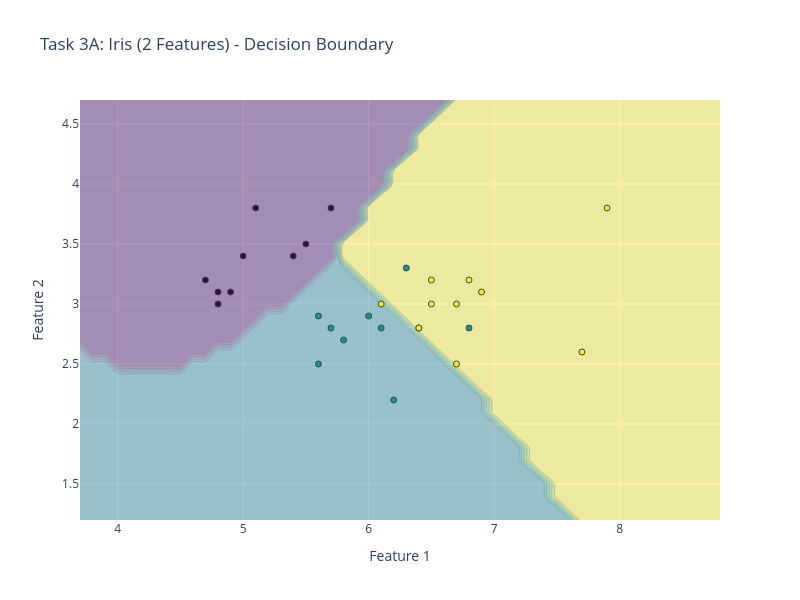
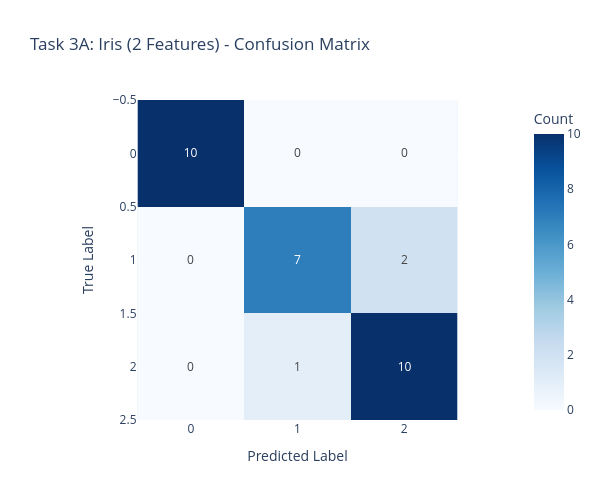

The cell these charts' notebook holds for them, in order:
### Markdown cell above
Iris Dataset (2 Sepal Features)

### Code cell
iris = load_iris()
X_iris = iris.data
y_iris = iris.target

#(Sepal Length, Sepal Width)
X_iris_2d = X_iris[:, :2]
X_train_2d, X_test_2d, y_train_2d, y_test_2d = train_test_split(X_iris_2d, y_iris, test_size=0.2, random_state=42)
#train
gnb_iris_2d = GaussianNBClassifier()
gnb_iris_2d.fit(X_train_2d, y_train_2d)

y_pred_2d = gnb_iris_2d.predict(X_test_2d)
plot_results(X_test_2d, y_test_2d, y_pred_2d, gnb_iris_2d, "Task 3A: Iris (2 Features)")

### Figure 1 — Plotly figure (JSON) as saved in the notebook; plotly's stock layout.template omitted (floating-point values rounded to 4 significant figures; data arrays with more than 128 entries replaced by an {"elided": "..."} marker saying what was removed)
{"data": [{"colorscale": [[0, "#440154"], [0.1111, "#482878"], [0.2222, "#3e4989"], [0.3333, "#31688e"], [0.4444, "#26828e"], [0.5556, "#1f9e89"], [0.6667, "#35b779"], [0.7778, "#6ece58"], [0.8889, "#b5de2b"], [1, "#fde725"]], "opacity": 0.4, "showscale": false, "type": "contour", "x": [3.7, 3.8, 3.9, 4.0, 4.1, 4.2, 4.3, 4.4, 4.5, 4.6, 4.7, 4.8, 4.9, 5.0, 5.1, 5.2, 5.3, 5.4, 5.5, 5.6, 5.7, 5.8, 5.9, 6.0, 6.1, 6.2, 6.3, 6.4, 6.5, 6.6, 6.7, 6.8, 6.9, 7.0, 7.1, 7.2, 7.3, 7.4, 7.5, 7.6, 7.7, 7.8, 7.9, 8.0, 8.1, 8.2, 8.3, 8.4, 8.5, 8.6, 8.7, 8.8], "y": [1.2, 1.3, 1.4, 1.5, 1.6, 1.7, 1.8, 1.9, 2.0, 2.1, 2.2, 2.3, 2.4, 2.5, 2.6, 2.7, 2.8, 2.9, 3.0, 3.1, 3.2, 3.3, 3.4, 3.5, 3.6, 3.7, 3.8, 3.9, 4.0, 4.1, 4.2, 4.3, 4.4, 4.5, 4.6, 4.7], "z": {"elided": "36x52 int values"}}, {"marker": {"color": [1, 0, 2, 1, 1, 0, 1, 2, 1, 1, 2, 0, 0, 0, 0, 1, 2, 1, 1, 2, 0, 2, 0, 2, 2, 2, 2, 2, 0, 0], "colorscale": [[0, "#440154"], [0.1111, "#482878"], [0.2222, "#3e4989"], [0.3333, "#31688e"], [0.4444, "#26828e"], [0.5556, "#1f9e89"], [0.6667, "#35b779"], [0.7778, "#6ece58"], [0.8889, "#b5de2b"], [1, "#fde725"]], "line": {"color": "DarkSlateGrey", "width": 1}}, "mode": "markers", "name": "Data Points", "text": [1.0, 0.0, 2.0, 1.0, 1.0, 0.0, 1.0, 2.0, 1.0, 1.0, 2.0, 0.0, 0.0, 0.0, 0.0, 1.0, 2.0, 1.0, 1.0, 2.0, 0.0, 2.0, 0.0, 2.0, 2.0, 2.0, 2.0, 2.0, 0.0, 0.0], "type": "scatter", "x": [6.1, 5.7, 7.7, 6.0, 6.8, 5.4, 5.6, 6.9, 6.2, 5.8, 6.5, 4.8, 5.5, 4.9, 5.1, 6.3, 6.5, 5.6, 5.7, 6.4, 4.7, 6.1, 5.0, 6.4, 7.9, 6.7, 6.7, 6.8, 4.8, 4.8], "y": [2.8, 3.8, 2.6, 2.9, 2.8, 3.4, 2.9, 3.1, 2.2, 2.7, 3.2, 3.0, 3.5, 3.1, 3.8, 3.3, 3.0, 2.5, 2.8, 2.8, 3.2, 3.0, 3.4, 2.8, 3.8, 3.0, 2.5, 3.2, 3.0, 3.1]}], "layout": {"height": 600, "title": {"text": "Task 3A: Iris (2 Features) - Decision Boundary"}, "width": 800, "xaxis": {"title": {"text": "Feature 1"}}, "yaxis": {"title": {"text": "Feature 2"}}}}

### Figure 2 — Plotly figure (JSON) as saved in the notebook; plotly's stock layout.template omitted (floating-point values rounded to 4 significant figures)
{"data": [{"coloraxis": "coloraxis", "hovertemplate": "Predicted Label: %{x}<br>True Label: %{y}<br>Count: %{z}<extra></extra>", "name": "0", "texttemplate": "%{z}", "type": "heatmap", "xaxis": "x", "yaxis": "y", "z": [[10, 0, 0], [0, 7, 2], [0, 1, 10]]}], "layout": {"coloraxis": {"colorbar": {"title": {"text": "Count"}}, "colorscale": [[0, "rgb(247,251,255)"], [0.125, "rgb(222,235,247)"], [0.25, "rgb(198,219,239)"], [0.375, "rgb(158,202,225)"], [0.5, "rgb(107,174,214)"], [0.625, "rgb(66,146,198)"], [0.75, "rgb(33,113,181)"], [0.875, "rgb(8,81,156)"], [1, "rgb(8,48,107)"]]}, "height": 500, "title": {"text": "Task 3A: Iris (2 Features) - Confusion Matrix"}, "width": 600, "xaxis": {"anchor": "y", "constrain": "domain", "domain": [0, 1], "scaleanchor": "y", "title": {"text": "Predicted Label"}}, "yaxis": {"anchor": "x", "autorange": "reversed", "constrain": "domain", "domain": [0, 1], "title": {"text": "True Label"}}}}
